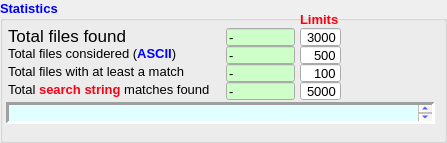
       <widget class="QGroupBox" name="statisticsGB">
        <property name="geometry">
         <rect>
          <x>756</x>
          <y>202</y>
          <width>447</width>
          <height>143</height>
         </rect>
        </property>
        <property name="palette">
         <palette>
          <active>
           <colorrole role="WindowText">
            <brush brushstyle="SolidPattern">
             <color alpha="255">
              <red>0</red>
              <green>0</green>
              <blue>255</blue>
             </color>
            </brush>
           </colorrole>
          </active>
          <inactive>
           <colorrole role="WindowText">
            <brush brushstyle="SolidPattern">
             <color alpha="255">
              <red>0</red>
              <green>0</green>
              <blue>255</blue>
             </color>
            </brush>
           </colorrole>
          </inactive>
          <disabled>
           <colorrole role="WindowText">
            <brush brushstyle="SolidPattern">
             <color alpha="255">
              <red>127</red>
              <green>127</green>
              <blue>127</blue>
             </color>
            </brush>
           </colorrole>
          </disabled>
         </palette>
        </property>
        <property name="font">
         <font>
          <pointsize>10</pointsize>
          <weight>75</weight>
          <bold>true</bold>
         </font>
        </property>
        <property name="title">
         <string>Statistics</string>
        </property>
        <widget class="QLabel" name="totalFilesFoundLB">
         <property name="geometry">
          <rect>
           <x>8</x>
           <y>28</y>
           <width>139</width>
           <height>16</height>
          </rect>
         </property>
         <property name="palette">
          <palette>
           <active>
            <colorrole role="WindowText">
             <brush brushstyle="SolidPattern">
              <color alpha="255">
               <red>0</red>
               <green>0</green>
               <blue>0</blue>
              </color>
             </brush>
            </colorrole>
           </active>
           <inactive>
            <colorrole role="WindowText">
             <brush brushstyle="SolidPattern">
              <color alpha="255">
               <red>0</red>
               <green>0</green>
               <blue>0</blue>
              </color>
             </brush>
            </colorrole>
           </inactive>
           <disabled>
            <colorrole role="WindowText">
             <brush brushstyle="SolidPattern">
              <color alpha="255">
               <red>127</red>
               <green>127</green>
               <blue>127</blue>
              </color>
             </brush>
            </colorrole>
           </disabled>
          </palette>
         </property>
         <property name="font">
          <font>
           <pointsize>13</pointsize>
           <weight>50</weight>
           <bold>false</bold>
          </font>
         </property>
         <property name="text">
          <string>Total files found</string>
         </property>
        </widget>
        <widget class="QLineEdit" name="totalFilesFoundLE">
         <property name="geometry">
          <rect>
           <x>226</x>
           <y>28</y>
           <width>69</width>
           <height>18</height>
          </rect>
         </property>
         <property name="palette">
          <palette>
           <active>
            <colorrole role="Base">
             <brush brushstyle="SolidPattern">
              <color alpha="255">
               <red>206</red>
               <green>255</green>
               <blue>200</blue>
              </color>
             </brush>
            </colorrole>
           </active>
           <inactive>
            <colorrole role="Base">
             <brush brushstyle="SolidPattern">
              <color alpha="255">
               <red>206</red>
               <green>255</green>
               <blue>200</blue>
              </color>
             </brush>
            </colorrole>
           </inactive>
           <disabled>
            <colorrole role="Base">
             <brush brushstyle="SolidPattern">
              <color alpha="255">
               <red>236</red>
               <green>236</green>
               <blue>236</blue>
              </color>
             </brush>
            </colorrole>
           </disabled>
          </palette>
         </property>
         <property name="font">
          <font>
           <weight>50</weight>
           <bold>false</bold>
          </font>
         </property>
         <property name="toolTip">
          <string>&lt;html&gt;&lt;head/&gt;&lt;body&gt;&lt;p&gt;This is the total number of files that has been selected for inspection given the criteria specified in the &amp;quot;&lt;span style=&quot; font-weight:600; color:#0000ff;&quot;&gt;Directories to explore for search&lt;/span&gt;&amp;quot;, &amp;quot;&lt;span style=&quot; font-weight:600; color:#0000ff;&quot;&gt;Restrict directory search to&lt;/span&gt;&amp;quot; and &amp;quot;&lt;span style=&quot; font-weight:600; color:#0000ff;&quot;&gt;Exclude directory matching&lt;/span&gt;&amp;quot; fields.&lt;/p&gt;&lt;/body&gt;&lt;/html&gt;</string>
         </property>
         <property name="text">
          <string>-</string>
         </property>
         <property name="clearButtonEnabled">
          <bool>false</bool>
         </property>
        </widget>
        <widget class="QLabel" name="totalFilesConsideredLB">
         <property name="geometry">
          <rect>
           <x>8</x>
           <y>46</y>
           <width>191</width>
           <height>16</height>
          </rect>
         </property>
         <property name="palette">
          <palette>
           <active>
            <colorrole role="WindowText">
             <brush brushstyle="SolidPattern">
              <color alpha="255">
               <red>0</red>
               <green>0</green>
               <blue>0</blue>
              </color>
             </brush>
            </colorrole>
           </active>
           <inactive>
            <colorrole role="WindowText">
             <brush brushstyle="SolidPattern">
              <color alpha="255">
               <red>0</red>
               <green>0</green>
               <blue>0</blue>
              </color>
             </brush>
            </colorrole>
           </inactive>
           <disabled>
            <colorrole role="WindowText">
             <brush brushstyle="SolidPattern">
              <color alpha="255">
               <red>127</red>
               <green>127</green>
               <blue>127</blue>
              </color>
             </brush>
            </colorrole>
           </disabled>
          </palette>
         </property>
         <property name="font">
          <font>
           <weight>50</weight>
           <bold>false</bold>
          </font>
         </property>
         <property name="text">
          <string>&lt;html&gt;&lt;head/&gt;&lt;body&gt;&lt;p&gt;Total files considered (&lt;span style=&quot; font-weight:600; color:#0000ff;&quot;&gt;ASCII&lt;/span&gt;)&lt;/p&gt;&lt;/body&gt;&lt;/html&gt;</string>
         </property>
        </widget>
        <widget class="QLineEdit" name="totalFilesConsideredLE">
         <property name="geometry">
          <rect>
           <x>226</x>
           <y>46</y>
           <width>69</width>
           <height>18</height>
          </rect>
         </property>
         <property name="palette">
          <palette>
           <active>
            <colorrole role="Base">
             <brush brushstyle="SolidPattern">
              <color alpha="255">
               <red>206</red>
               <green>255</green>
               <blue>200</blue>
              </color>
             </brush>
            </colorrole>
           </active>
           <inactive>
            <colorrole role="Base">
             <brush brushstyle="SolidPattern">
              <color alpha="255">
               <red>206</red>
               <green>255</green>
               <blue>200</blue>
              </color>
             </brush>
            </colorrole>
           </inactive>
           <disabled>
            <colorrole role="Base">
             <brush brushstyle="SolidPattern">
              <color alpha="255">
               <red>236</red>
               <green>236</green>
               <blue>236</blue>
              </color>
             </brush>
            </colorrole>
           </disabled>
          </palette>
         </property>
         <property name="font">
          <font>
           <weight>50</weight>
           <bold>false</bold>
          </font>
         </property>
         <property name="text">
          <string>-</string>
         </property>
        </widget>
        <widget class="QTextBrowser" name="pathInfoTB">
         <property name="geometry">
          <rect>
           <x>6</x>
           <y>102</y>
           <width>429</width>
           <height>22</height>
          </rect>
         </property>
         <property name="palette">
          <palette>
           <active>
            <colorrole role="Base">
             <brush brushstyle="SolidPattern">
              <color alpha="255">
               <red>226</red>
               <green>255</green>
               <blue>255</blue>
              </color>
             </brush>
            </colorrole>
           </active>
           <inactive>
            <colorrole role="Base">
             <brush brushstyle="SolidPattern">
              <color alpha="255">
               <red>226</red>
               <green>255</green>
               <blue>255</blue>
              </color>
             </brush>
            </colorrole>
           </inactive>
           <disabled>
            <colorrole role="Base">
             <brush brushstyle="SolidPattern">
              <color alpha="255">
               <red>236</red>
               <green>236</green>
               <blue>236</blue>
              </color>
             </brush>
            </colorrole>
           </disabled>
          </palette>
         </property>
         <property name="frameShape">
          <enum>QFrame::Panel</enum>
         </property>
         <property name="lineWidth">
          <number>3</number>
         </property>
        </widget>
        <widget class="QLabel" name="totalFileMatchesFoundLB">
         <property name="geometry">
          <rect>
           <x>8</x>
           <y>64</y>
           <width>197</width>
           <height>16</height>
          </rect>
         </property>
         <property name="palette">
          <palette>
           <active>
            <colorrole role="WindowText">
             <brush brushstyle="SolidPattern">
              <color alpha="255">
               <red>0</red>
               <green>0</green>
               <blue>0</blue>
              </color>
             </brush>
            </colorrole>
           </active>
           <inactive>
            <colorrole role="WindowText">
             <brush brushstyle="SolidPattern">
              <color alpha="255">
               <red>0</red>
               <green>0</green>
               <blue>0</blue>
              </color>
             </brush>
            </colorrole>
           </inactive>
           <disabled>
            <colorrole role="WindowText">
             <brush brushstyle="SolidPattern">
              <color alpha="255">
               <red>127</red>
               <green>127</green>
               <blue>127</blue>
              </color>
             </brush>
            </colorrole>
           </disabled>
          </palette>
         </property>
         <property name="font">
          <font>
           <weight>50</weight>
           <bold>false</bold>
          </font>
         </property>
         <property name="text">
          <string>&lt;html&gt;&lt;head/&gt;&lt;body&gt;&lt;p&gt;Total files with at least a match&lt;/p&gt;&lt;/body&gt;&lt;/html&gt;</string>
         </property>
        </widget>
        <widget class="QLineEdit" name="totalFileMatchesFoundLE">
         <property name="geometry">
          <rect>
           <x>226</x>
           <y>64</y>
           <width>69</width>
           <height>18</height>
          </rect>
         </property>
         <property name="palette">
          <palette>
           <active>
            <colorrole role="Base">
             <brush brushstyle="SolidPattern">
              <color alpha="255">
               <red>206</red>
               <green>255</green>
               <blue>200</blue>
              </color>
             </brush>
            </colorrole>
           </active>
           <inactive>
            <colorrole role="Base">
             <brush brushstyle="SolidPattern">
              <color alpha="255">
               <red>206</red>
               <green>255</green>
               <blue>200</blue>
              </color>
             </brush>
            </colorrole>
           </inactive>
           <disabled>
            <colorrole role="Base">
             <brush brushstyle="SolidPattern">
              <color alpha="255">
               <red>236</red>
               <green>236</green>
               <blue>236</blue>
              </color>
             </brush>
            </colorrole>
           </disabled>
          </palette>
         </property>
         <property name="font">
          <font>
           <weight>50</weight>
           <bold>false</bold>
          </font>
         </property>
         <property name="text">
          <string>-</string>
         </property>
        </widget>
        <widget class="QLabel" name="totalStringMatchesFoundLB">
         <property name="geometry">
          <rect>
           <x>8</x>
           <y>82</y>
           <width>219</width>
           <height>16</height>
          </rect>
         </property>
         <property name="palette">
          <palette>
           <active>
            <colorrole role="WindowText">
             <brush brushstyle="SolidPattern">
              <color alpha="255">
               <red>0</red>
               <green>0</green>
               <blue>0</blue>
              </color>
             </brush>
            </colorrole>
           </active>
           <inactive>
            <colorrole role="WindowText">
             <brush brushstyle="SolidPattern">
              <color alpha="255">
               <red>0</red>
               <green>0</green>
               <blue>0</blue>
              </color>
             </brush>
            </colorrole>
           </inactive>
           <disabled>
            <colorrole role="WindowText">
             <brush brushstyle="SolidPattern">
              <color alpha="255">
               <red>127</red>
               <green>127</green>
               <blue>127</blue>
              </color>
             </brush>
            </colorrole>
           </disabled>
          </palette>
         </property>
         <property name="font">
          <font>
           <weight>50</weight>
           <bold>false</bold>
          </font>
         </property>
         <property name="text">
          <string>&lt;html&gt;&lt;head/&gt;&lt;body&gt;&lt;p&gt;Total &lt;span style=&quot; font-weight:600; color:#fc0014;&quot;&gt;search string&lt;/span&gt; matches found&lt;/p&gt;&lt;/body&gt;&lt;/html&gt;</string>
         </property>
        </widget>
        <widget class="QLineEdit" name="totalStringMatchesFoundLE">
         <property name="geometry">
          <rect>
           <x>226</x>
           <y>82</y>
           <width>69</width>
           <height>18</height>
          </rect>
         </property>
         <property name="palette">
          <palette>
           <active>
            <colorrole role="Base">
             <brush brushstyle="SolidPattern">
              <color alpha="255">
               <red>206</red>
               <green>255</green>
               <blue>200</blue>
              </color>
             </brush>
            </colorrole>
           </active>
           <inactive>
            <colorrole role="Base">
             <brush brushstyle="SolidPattern">
              <color alpha="255">
               <red>206</red>
               <green>255</green>
               <blue>200</blue>
              </color>
             </brush>
            </colorrole>
           </inactive>
           <disabled>
            <colorrole role="Base">
             <brush brushstyle="SolidPattern">
              <color alpha="255">
               <red>236</red>
               <green>236</green>
               <blue>236</blue>
              </color>
             </brush>
            </colorrole>
           </disabled>
          </palette>
         </property>
         <property name="font">
          <font>
           <weight>50</weight>
           <bold>false</bold>
          </font>
         </property>
         <property name="text">
          <string>-</string>
         </property>
        </widget>
        <widget class="QLineEdit" name="maxTotalFilesFoundLE">
         <property name="geometry">
          <rect>
           <x>300</x>
           <y>28</y>
           <width>41</width>
           <height>18</height>
          </rect>
         </property>
         <property name="font">
          <font>
           <weight>50</weight>
           <bold>false</bold>
          </font>
         </property>
         <property name="text">
          <string>3000</string>
         </property>
         <property name="alignment">
          <set>Qt::AlignRight|Qt::AlignTrailing|Qt::AlignVCenter</set>
         </property>
        </widget>
        <widget class="QLabel" name="limitsLB">
         <property name="geometry">
          <rect>
           <x>300</x>
           <y>12</y>
           <width>45</width>
           <height>16</height>
          </rect>
         </property>
         <property name="text">
          <string>&lt;html&gt;&lt;head/&gt;&lt;body&gt;&lt;p&gt;&lt;span style=&quot; font-weight:600; color:#fc0014;&quot;&gt;Limits&lt;/span&gt;&lt;/p&gt;&lt;/body&gt;&lt;/html&gt;</string>
         </property>
        </widget>
        <widget class="QLineEdit" name="maxTotalFilesConsideredLE">
         <property name="geometry">
          <rect>
           <x>300</x>
           <y>46</y>
           <width>41</width>
           <height>18</height>
          </rect>
         </property>
         <property name="font">
          <font>
           <weight>50</weight>
           <bold>false</bold>
          </font>
         </property>
         <property name="text">
          <string>500</string>
         </property>
         <property name="alignment">
          <set>Qt::AlignRight|Qt::AlignTrailing|Qt::AlignVCenter</set>
         </property>
        </widget>
        <widget class="QLineEdit" name="maxTotalFileMatchesFoundLE">
         <property name="geometry">
          <rect>
           <x>300</x>
           <y>64</y>
           <width>41</width>
           <height>18</height>
          </rect>
         </property>
         <property name="font">
          <font>
           <weight>50</weight>
           <bold>false</bold>
          </font>
         </property>
         <property name="text">
          <string>100</string>
         </property>
         <property name="alignment">
          <set>Qt::AlignRight|Qt::AlignTrailing|Qt::AlignVCenter</set>
         </property>
        </widget>
        <widget class="QLineEdit" name="maxTotalStringMatchesFoundLE">
         <property name="geometry">
          <rect>
           <x>300</x>
           <y>82</y>
           <width>41</width>
           <height>18</height>
          </rect>
         </property>
         <property name="font">
          <font>
           <weight>50</weight>
           <bold>false</bold>
          </font>
         </property>
         <property name="text">
          <string>5000</string>
         </property>
         <property name="alignment">
          <set>Qt::AlignRight|Qt::AlignTrailing|Qt::AlignVCenter</set>
         </property>
        </widget>
       </widget>
